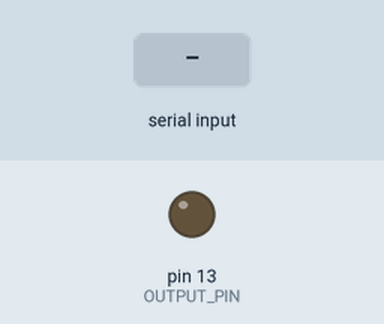
This sketch was run on a simulated Arduino Uno, built with avr-gcc and run on an emulated ATmega328P. Shown: output pins drawn as LEDs (lit = HIGH). The test bench sets the inputs (shaded band). Random numbers use the default seed unless the sketch sets one.

Above: at 1.2 s.
1.3 s: "1" received over Serial
At 2.31 s:
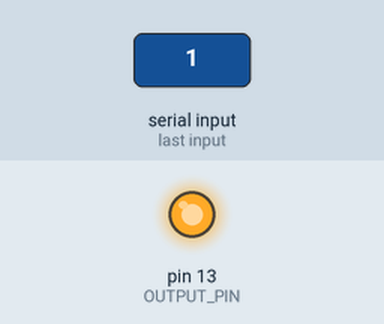
Timing chart, 0 to 9.8 s (numbered marks = the images above; inputs shaded):
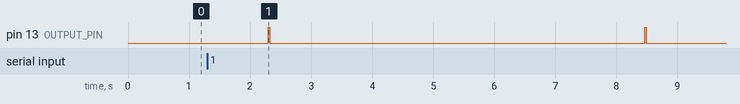

The sketch:

arduino-barcodes.ino
```cpp
/*
  32-bit digital barcodes for synchronizing data streams
*/

int OUTPUT_PIN = 13;
int BARCODE_BITS = 32;
int INTER_BARCODE_INTERVAL = 5; // s

long barcode;
int goSig = 0;
unsigned long currentMillis;

void setup() {

  Serial.begin(57600);
  pinMode(OUTPUT_PIN, OUTPUT); // initialize digital pin
  pinMode(LED_BUILTIN, OUTPUT);
  randomSeed(analogRead(0));

  barcode = random(0, pow(2,BARCODE_BITS));
}

void loop() {

  if (Serial.available() > 0) {
    goSig = 1;
    currentMillis = millis();
  } else {
    goSig = 0;
    return;
  }

  if (goSig == 1){

    delay(1000);
    barcode += 1; // increment barcode on each cycle

    digitalWrite(OUTPUT_PIN, HIGH);   // initialize with 20 ms pulse
    delay(20);
    digitalWrite(OUTPUT_PIN, LOW);    // set to low value for 20 ms
    delay(20);

    for (int i = 0; i < BARCODE_BITS; i++)
    {
      if ((barcode >> i) & 1){
        digitalWrite(OUTPUT_PIN,HIGH);
        digitalWrite(LED_BUILTIN, HIGH);
      }else{
        digitalWrite(OUTPUT_PIN,LOW);
        digitalWrite(LED_BUILTIN, LOW);
      }
       delay((INTER_BARCODE_INTERVAL - 1) * 32 / BARCODE_BITS);
    }

    digitalWrite(OUTPUT_PIN, LOW);         // write final low value
    digitalWrite(LED_BUILTIN, LOW);
    delay(INTER_BARCODE_INTERVAL * 1000);  // wait for interval
  }
}
```

Measured:
- after the input at 1.3 s, pin 13 (OUTPUT_PIN): alternates HIGH for 0.02 s and LOW for 6.1 s, starting after 1.0 s
